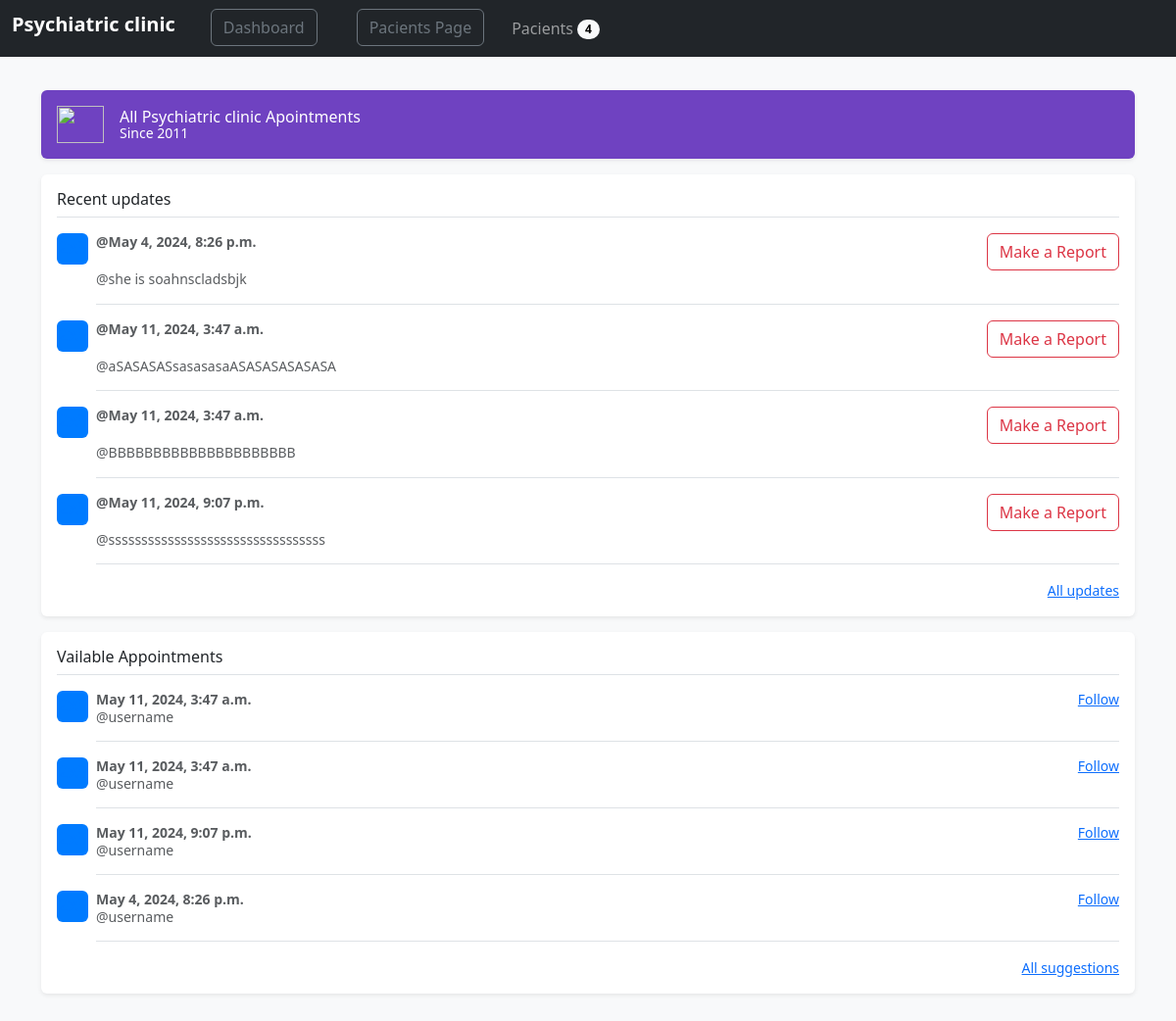
The app's page /clinicpage/3 (signed in) with its own data.
### ams_app/models.py (models this page shows, shortened)
class Clinic(models.Model):
    clinic_name = models.CharField(max_length=100)
    clinic_specialty = models.CharField(max_length=100)
    clinic_details = models.TextField()
    created_at = models.DateTimeField(auto_now_add=True)
    updated_at = models.DateTimeField(auto_now=True)
    objects = ClinicManager()

class Appointment(models.Model):
    appointment_date = models.DateTimeField()
    appointment_details = models.TextField()
    pacient = models.ForeignKey(Pacient, related_name="appointments", on_delete = models.CASCADE)
    clinic = models.ForeignKey(Clinic, related_name="appointments", on_delete = models.CASCADE)
    created_at = models.DateTimeField(auto_now_add=True)
    updated_at = models.DateTimeField(auto_now=True)
    objects = AppointmentManager()

### ams_app/views.py (the view)
# urls.py: path('clinicpage/<int:id>', views.clinicpage),
def clinicpage(request , id):
    if 'admin_id' not in request.session:
        return redirect('/')
    else:
        clinics = models.Clinic.objects.get(id =  id)
        all_the_appointments = models.Appointment.objects.filter(clinic = id)
        vailable_appointments = models.Appointment.objects.filter(clinic = id, appointment_date__gte = datetime.now())
        all_appointments = all_the_appointments.order_by('appointment_date')
        number_of_appointments = len(all_appointments)
        context = {
            'clinics': clinics,
            'all_appointments': all_appointments,
            'vailable_appointments': vailable_appointments,
            'number_of_appointments': number_of_appointments,
        }
        return render(request, 'clinic.html', context)

### ams_app/templates/clinic.html (shortened to what this page needs)
<!doctype html>
<html lang="en" data-bs-theme="auto">
<head><script src="/docs/5.3/assets/js/color-modes.js"></script>
    {% load static %}
    <link rel="stylesheet" href="{% static 'css/style.css' %}">
    <link rel="stylesheet" href="{% static 'css/bootstrap.css' %}">
<link href="/docs/5.3/dist/css/bootstrap.min.css" rel="stylesheet">
</head>
<body class="bg-body-tertiary">
<nav class="navbar navbar-expand-lg fixed-top navbar-dark bg-dark" aria-label="Main navigation">
<div class="container-fluid">
    <h4 class="navbar-brand" >{{clinics.clinic_name}}</h4>
<div class="navbar-collapse offcanvas-collapse" id="navbarsExampleDefault">
    <ul class="navbar-nav me-auto mb-2 mb-lg-0">
    <li class="nav-item">
        <a class="btn btn-outline-secondary" aria-current="page" href="/">Dashboard</a>
    </li>
    <li class="nav-item">
        <a class="btn btn-outline-secondary"href="/pacients_page">Pacients Page</a>
    </li>
        <a class="nav-link" href="#">
            Pacients
            <span class="badge text-bg-light rounded-pill align-text-bottom"> {{number_of_appointments}} </span>
        </a>
    </ul>
</div>
</div>
</nav>
<main class="container">
<div class="d-flex align-items-center p-3 my-3 text-white bg-purple rounded shadow-sm">
<img class="me-3" src="/docs/5.3/assets/brand/bootstrap-logo-white.svg" alt="" width="48" height="38">
<div class="lh-1">
    <h1 class="h6 mb-0 text-white lh-1">All {{clinics.clinic_name}} Apointments</h1>
    <small>Since 2011</small>
</div>
</div>
<div class="my-3 p-3 bg-body rounded shadow-sm">
<h6 class="border-bottom pb-2 mb-0">Recent updates</h6>
{% for All_C_Appo in all_appointments %}
<div class="d-flex text-body-secondary pt-3">
    <svg class="bd-placeholder-img flex-shrink-0 me-2 rounded" width="32" height="32" xmlns="http://www.w3.org/2000/svg" role="img" aria-label="Placeholder: 32x32" preserveAspectRatio="xMidYMid slice" focusable="false"><title>Placeholder</title><rect width="100%" height="100%" fill="#007bff"/><text x="50%" y="50%" fill="#007bff" dy=".3em">32x32</text></svg>
    <div class="pb-3 mb-0 small lh-sm border-bottom w-100">
    <div class="d-flex justify-content-between">
        <strong class="text-gray-dark">@{{All_C_Appo.appointment_date}}</strong>
        <a class="btn btn-outline-danger" href="/report_page/{{All_C_Appo.id}}/{{All_C_Appo.pacient_id}}">Make a Report</a>
    </div>
    <span class="d-block">@{{All_C_Appo.appointment_details}}</span>
    </div>
</div>
{% endfor %}
<small class="d-block text-end mt-3">
    <a href="#">All updates</a>
</small>
</div>
<div class="my-3 p-3 bg-body rounded shadow-sm">
<h6 class="border-bottom pb-2 mb-0">Vailable Appointments</h6>
{% for vailable_appointment in vailable_appointments %}
<div class="d-flex text-body-secondary pt-3">
    <svg class="bd-placeholder-img flex-shrink-0 me-2 rounded" width="32" height="32" xmlns="http://www.w3.org/2000/svg" role="img" aria-label="Placeholder: 32x32" preserveAspectRatio="xMidYMid slice" focusable="false"><title>Placeholder</title><rect width="100%" height="100%" fill="#007bff"/><text x="50%" y="50%" fill="#007bff" dy=".3em">32x32</text></svg>
    <div class="pb-3 mb-0 small lh-sm border-bottom w-100">
    <div class="d-flex justify-content-between">
        <strong class="text-gray-dark">{{vailable_appointment.appointment_date}}</strong>
        <a href="#">Follow</a>
    </div>
    <span class="d-block">@username</span>
    </div>
</div>
{% endfor %}
<small class="d-block text-end mt-3">
    <a href="#">All suggestions</a>
</small>
</div>
</main>
<script src="offcanvas-navbar.js"></script></body>
</html>

### ams_app/static/css/style.css (style rules this page uses)
body { padding-top: 3rem; padding-bottom: 3rem; color: rgb(var(--bs-tertiary-color-rgb)); }
.bd-placeholder-img { font-size: 1.125rem; text-anchor: middle; -webkit-user-select: none; -moz-user-select: none; user-select: none; }
body { font-family: Arial, sans-serif; line-height: 1.6; margin: 0; padding: 0; }
.container { max-width: 800px; margin: 0 auto; padding: 20px; }
body { font-family: Arial, sans-serif; background-color: #f0f0f0; margin: 0; padding: 0; }
body { font-family: "Lato", sans-serif; }
html, body { overflow-x: hidden; }
body { padding-top: 56px; }
.bg-purple { background-color: #6f42c1; }
li > a { margin-left: 20px; margin-right: 20px; }

### records on screen
Clinic: clinic_name "Psychiatric clinic"
Appointment: appointment_date "May 4, 2024, 8:26 p.m.", appointment_details "she is soahnscladsbjk"
Appointment: appointment_date "May 11, 2024, 3:47 a.m.", appointment_details "aSASASASsasasasaASASASASASASA"
Appointment: appointment_date "May 11, 2024, 3:47 a.m.", appointment_details "BBBBBBBBBBBBBBBBBBBBB"
Appointment: appointment_date "May 11, 2024, 9:07 p.m.", appointment_details "sssssssssssssssssssssssssssssssss"

### other values on screen
{{ number_of_appointments }} "4"
